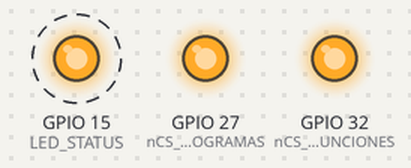
This program was run on a simulated ESP32. On the bench: output pins drawn as LEDs (lit = HIGH). Dashed ring = blinking.

Above: at 1.7 s.
Timing chart, 0 to 5.0 s (numbered marks = the images above):
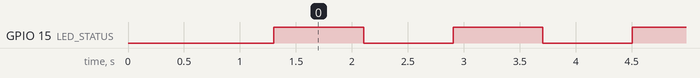

Measured:
- by itself, GPIO 15 (LED_STATUS): alternates HIGH for 0.80 s and LOW for 0.80 s

The program:

main.cpp
```cpp
#include <Arduino.h>
#include <SPI.h>
///////////////////////////////////////////
#define LED_STATUS  15
///////////////////////////////////////////
// SPI
#define SCLK  14 // Pin Clock SPI
#define MISO 12 //Pin MISO
#define MOSI 13 // Pin MOSI
///////////////////////////////////////////
//MCP23S17 LEDS
#define nCS_LEDS_FUNCIONES 32
#define nCS_LEDS_PROGRAMAS 27
#define BASEADDR_MCP23S17  0x40  //Address general del IC
#define SPI_LED_PROGRAMAS_ADDR 0x05 // Address configurada por HW
#define SPI_LED_FUNCIONES_ADDR 0x06 // Address configurada por HW
#define CMD_WR  0x00 //Bit write
#define CMD_RD  0x01 //Bit read
#define IODIR_A_ADDR  0x00  //Direccion del registro IODIR A (para configurar si es salida o entrada)
#define IODIR_B_ADDR  0x01  //Direccion del registro IODIR B (para configurar si es salida o entrada)
#define GPIO_A_ADDR  0x12  //Direccion del registro GPIO A
#define GPIO_B_ADDR  0x13  //Direccion del registro GPIO B
#define IO_OUTPUTS 0x00   //Valor para configurar IO como salida.
///////////////////////////////////////////
static const int spiClk = 1000000; // 1 MHz
SPIClass * SPI_GENERAL = NULL; //Leds programa

void write_expansion_port(byte nCs_pin,byte chip_address,byte reg_address,byte data){

    delay(100);
    byte b;   //Auxiliar
    SPI_GENERAL->begin(SCLK, MISO, MOSI, nCs_pin);
    SPI_GENERAL->beginTransaction( SPISettings(spiClk, MSBFIRST, SPI_MODE1) ); //Chequear MODE, MSB, FREQ
    digitalWrite(nCs_pin, LOW);
    b = (BASEADDR_MCP23S17 | (chip_address<<1) | CMD_WR);
    SPI_GENERAL->transfer(b); //Envia datos
    b = reg_address;  //Address GPIO config
    SPI_GENERAL->transfer(b); //Envia datos
    b = data; //Valor de configuracion
    SPI_GENERAL->transfer(b); //Envia datos
    digitalWrite(nCs_pin, HIGH); //Chip disable
    SPI_GENERAL->endTransaction(); //Libera puerto SPI

}

//Configura a los dos puertos de expansion como salida para controlar los 19 leds
void config_leds_salidas(){

  SPI_GENERAL = new SPIClass(HSPI); //clase general para la comunicacion SPI (sensores y leds)
  pinMode(nCS_LEDS_FUNCIONES, OUTPUT); //nCS_LEDS_FUNCIONES como salida
  pinMode(nCS_LEDS_PROGRAMAS, OUTPUT); //nCS_LEDS_FUNCIONES como salida
  delay(2);
  //primero las 5 leds de funciones que estan en el puertoA del integrado ADDRESS
  write_expansion_port(nCS_LEDS_FUNCIONES,SPI_LED_FUNCIONES_ADDR,IODIR_A_ADDR,IO_OUTPUTS);
  //segundo puerto A del integrado ADDRESS 5 (los 15 leds de programas)
  write_expansion_port(nCS_LEDS_PROGRAMAS,SPI_LED_PROGRAMAS_ADDR,IODIR_A_ADDR,IO_OUTPUTS);
  //TERCERO puerto B del integrado ADDRESS 5 (los 15 leds de programas)
  write_expansion_port(nCS_LEDS_PROGRAMAS,SPI_LED_PROGRAMAS_ADDR,IODIR_B_ADDR,IO_OUTPUTS);

  //INICIALIZO TODOS LOS LEDS EN APAGADOS
  write_expansion_port(nCS_LEDS_FUNCIONES,SPI_LED_FUNCIONES_ADDR,GPIO_A_ADDR,0X00);

  write_expansion_port(nCS_LEDS_PROGRAMAS,SPI_LED_PROGRAMAS_ADDR,GPIO_A_ADDR,0X00);

  write_expansion_port(nCS_LEDS_PROGRAMAS,SPI_LED_PROGRAMAS_ADDR,GPIO_B_ADDR,0X00);

}

void setup() {
  delay(100);
  pinMode(LED_STATUS, OUTPUT); //Status LED
  config_leds_salidas();
  config_leds_salidas();
}
///////////////////////////////////////////
void loop()
{

  digitalWrite(LED_STATUS, HIGH);   // turn the LED on (HIGH is the voltage level)
  write_expansion_port(nCS_LEDS_FUNCIONES,SPI_LED_FUNCIONES_ADDR,GPIO_A_ADDR,0xFF);
  write_expansion_port(nCS_LEDS_PROGRAMAS,SPI_LED_PROGRAMAS_ADDR,GPIO_A_ADDR,0xFF);
  write_expansion_port(nCS_LEDS_PROGRAMAS,SPI_LED_PROGRAMAS_ADDR,GPIO_B_ADDR,0xFF);
  delay(500);

  digitalWrite(LED_STATUS, LOW);    // turn the LED off by making the voltage LOW
  write_expansion_port(nCS_LEDS_FUNCIONES,SPI_LED_FUNCIONES_ADDR,GPIO_A_ADDR,0x00);
  write_expansion_port(nCS_LEDS_PROGRAMAS,SPI_LED_PROGRAMAS_ADDR,GPIO_A_ADDR,0x00);
  write_expansion_port(nCS_LEDS_PROGRAMAS,SPI_LED_PROGRAMAS_ADDR,GPIO_B_ADDR,0x00);
  delay(500);
}
```
